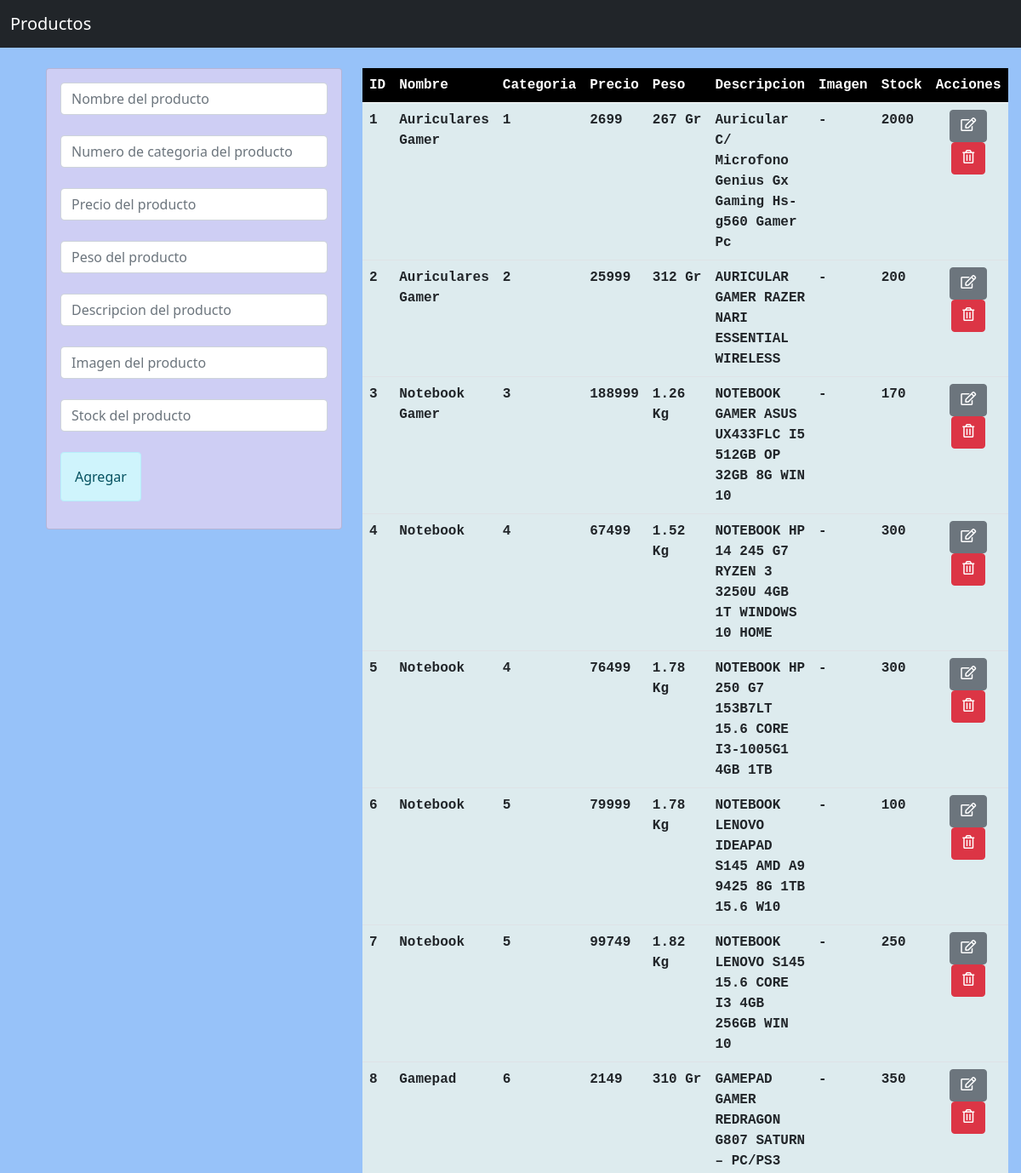
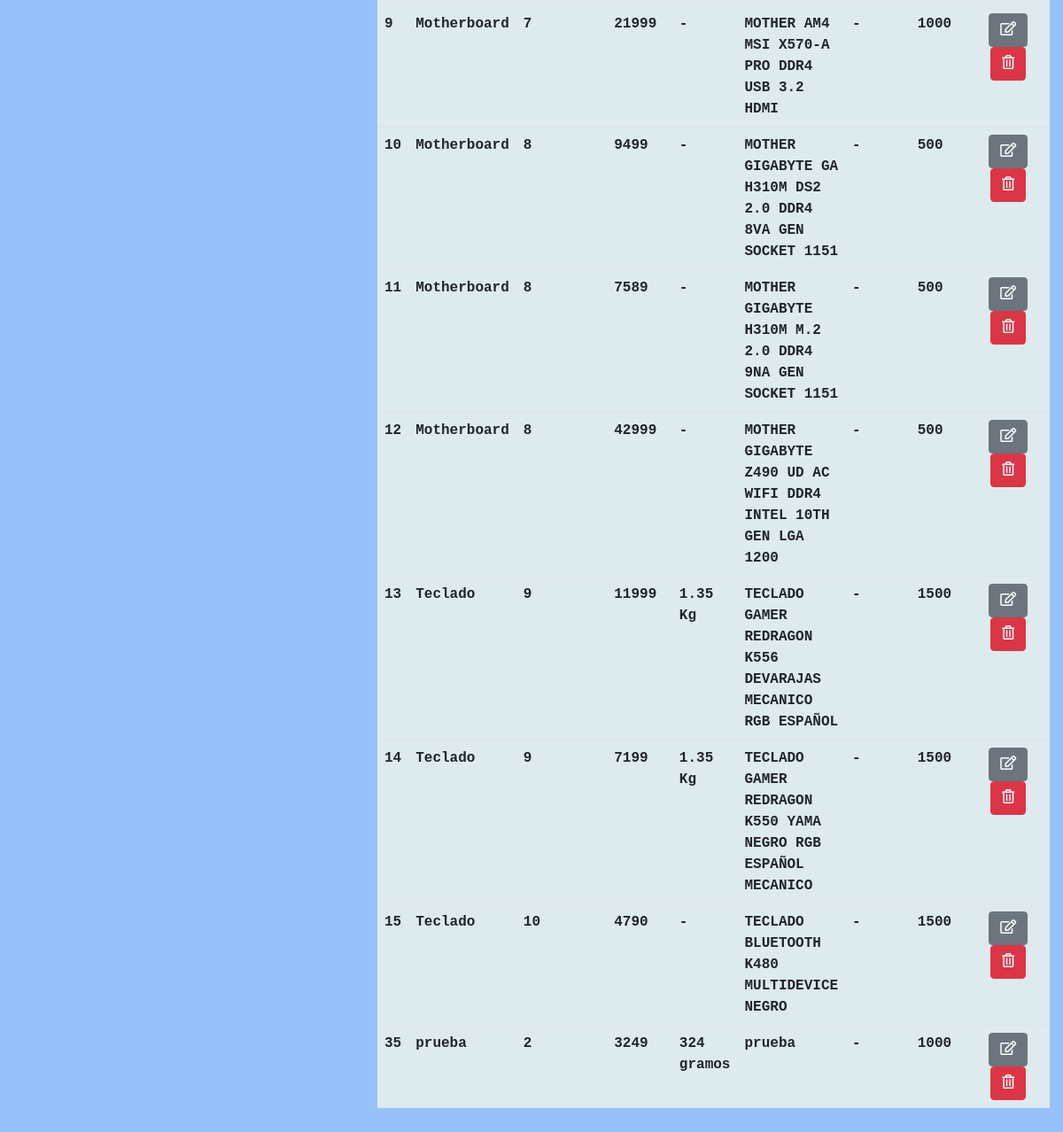
Screenshot of /Inicio/index/productos/productos.php with the database file from the repository (2 pictures, top to bottom).
### tables this page shows
CREATE TABLE `productos` (
  `productosID` int(11) NOT NULL,
  `nombre` varchar(50) NOT NULL,
  `categoria_id` int(11) NOT NULL,
  `precio` int(11) NOT NULL,
  `peso` varchar(50) DEFAULT NULL,
  `descripcion` varchar(100) NOT NULL,
  `imagen` varchar(10) DEFAULT NULL,
  `stock` int(11) NOT NULL
);

### Inicio/index/productos/productos.php (the view, shortened to what this page needs)
<?php  include("base.php") ?>
<?php  include("includes/header.php") ?>
<div class="container p-4">
    <div class="row">
        <div class="col-md-4" >
            <div class="card card-body" style="background:#CECEF4">
                <form action="Guardar.php" method="POST">
                    <div class="form-group">
                        <input type="text" name="nombre" class="form-control" placeholder="Nombre del producto"
                        autofocus>
                        <br>
                        <input type="number" name="categoria" class="form-control" placeholder="Numero de categoria del producto"
                        autofocus>
                        <br>
                        <input type="text" name="precio" class="form-control" placeholder="Precio del producto"
                        autofocus>
                        <br>
                        <input type="text" name="peso" class="form-control" placeholder="Peso del producto"
                        autofocus>
                        <br>
                        <input type="text" name="descripcion" class="form-control" placeholder="Descripcion del producto"
                        autofocus>
                        <br>
                        <input type="text" name="imagen" class="form-control" placeholder="Imagen del producto"
                        autofocus>
                        <br>
                        <input type="text" name="stock" class="form-control" placeholder="Stock del producto"
                        autofocus>
                        <br>
                    </div>
                    <div class="form-group">
                        <input type="submit" name="envio" class="alert alert-info" value="Agregar">
                    </div>
                </form>
            </div>
        </div>
        <div class="col-md-6">
        <FONT FACE="courier new">
                <table class="table">
                    <thead class="thead-dark">
                        <tr style="background-color: black; color: #FFFFFF">
                            <th scope="col">ID</th>
                            <th scope="col">Nombre</th>
                            <th scope="col">Categoria</th>
                            <th scope="col">Precio</th>
                            <th scope="col">Peso</th>
                            <th scope="col">Descripcion</th>
                            <th scope="col">Imagen</th>
                            <th scope="col">Stock</th>
                            <th scope="col">Acciones</th>
                        </tr>
                    </thead>
                    <tbody class="fondo">
                        <?php
                        $traer = "SELECT * FROM productos";
                        $all_products = mysqli_query($DB, $traer);
                        while($row = mysqli_fetch_array($all_products)){?>
                        <tr>
                            <td>
                                <?php
                                echo $row['productosID'];
                                ?>
                            </td>
                            <td>
                            <?php
                                echo $row['nombre'];
                            ?>
                            </td>
                            <td>
                            <?php
                                echo $row['categoria_id'];
                                ?>
                            </td>
                            <td>
                            <?php
                                echo $row['precio'];
                                ?>
                            </td>
                            <td>
                            <?php
                                echo $row['peso'];
                                ?>
                            </td>
                            <td>
                            <?php
                                echo $row['descripcion'];
                                ?>
                            </td>
                            <td>
                            <?php
                                echo $row['imagen'];
                                ?>
                            </td>
                            <td>
                            <?php
                                echo $row['stock'];
                                ?>
                            </td>
                            <td>
                                <center>
                                <a href="Editar.php?productosID=<?php echo $row['productosID'] ?>" class="btn btn-secondary"><i class="far fa-edit"></i></a>
                                <a href="Borrar.php?productosID=<?php echo $row['productosID'] ?>" class="btn btn-danger"><i class="far fa-trash-alt"></i></a>
                                </center>
                            </td>
                        </tr>
                        <?php } ?>
                    </tbody>
                </table>
                </FONT>
        </div>
    </div>
</div>
<?php  include("includes/footer.php") ?>

### Inicio/index/productos/style.css (style rules this page uses)
body { background-image: url("https://encrypted-tbn0.gstatic.com/images?q=tbn:ANd9GcSYZEdjsR7e1v1V2gOzPx6lwNFlYJYQzZrPh7ffMTjICuzx2o3gKV7u1Rc8ux58iiOonHg&usqp=CAU"); background-size: cover; width: 100%; height: 100vh; }
.fondo { background-color: #DDEBEE; font-weight: bolder; }

### rows the page displays
productos: productosID "1", nombre "Auriculares Gamer", categoria "1", precio "2699", peso "267 Gr", descripcion "Auricular C/ Microfono Genius Gx Gaming Hs-g560 Gamer Pc", imagen "-", stock "2000"
productos: productosID "2", nombre "Auriculares Gamer", categoria "2", precio "25999", peso "312 Gr", descripcion "AURICULAR GAMER RAZER NARI ESSENTIAL WIRELESS", imagen "-", stock "200"
productos: productosID "3", nombre "Notebook Gamer", categoria "3", precio "188999", peso "1.26 Kg", descripcion "NOTEBOOK GAMER ASUS UX433FLC I5 512GB OP 32GB 8G WIN 10", imagen "-", stock "170"
productos: productosID "4", nombre "Notebook", categoria "4", precio "67499", peso "1.52 Kg", descripcion "NOTEBOOK HP 14 245 G7 RYZEN 3 3250U 4GB 1T WINDOWS 10 HOME", imagen "-", stock "300"
productos: productosID "5", nombre "Notebook", categoria "4", precio "76499", peso "1.78 Kg", descripcion "NOTEBOOK HP 250 G7 153B7LT 15.6 CORE I3-1005G1 4GB 1TB", imagen "-", stock "300"
productos: productosID "6", nombre "Notebook", categoria "5", precio "79999", peso "1.78 Kg", descripcion "NOTEBOOK LENOVO IDEAPAD S145 AMD A9 9425 8G 1TB 15.6 W10", imagen "-", stock "100"
productos: productosID "7", nombre "Notebook", categoria "5", precio "99749", peso "1.82 Kg", descripcion "NOTEBOOK LENOVO S145 15.6 CORE I3 4GB 256GB WIN 10", imagen "-", stock "250"
productos: productosID "8", nombre "Gamepad", categoria "6", precio "2149", peso "310 Gr", descripcion "GAMEPAD GAMER REDRAGON G807 SATURN – PC/PS3", imagen "-", stock "350"
productos: productosID "9", nombre "Motherboard", categoria "7", precio "21999", peso "-", descripcion "MOTHER AM4 MSI X570-A PRO DDR4 USB 3.2 HDMI", imagen "-", stock "1000"
productos: productosID "10", nombre "Motherboard", categoria "8", precio "9499", peso "-", descripcion "MOTHER GIGABYTE GA H310M DS2 2.0 DDR4 8VA GEN SOCKET 1151", imagen "-", stock "500"
productos: productosID "11", nombre "Motherboard", categoria "8", precio "7589", peso "-", descripcion "MOTHER GIGABYTE H310M M.2 2.0 DDR4 9NA GEN SOCKET 1151", imagen "-", stock "500"
productos: productosID "12", nombre "Motherboard", categoria "8", precio "42999", peso "-", descripcion "MOTHER GIGABYTE Z490 UD AC WIFI DDR4 INTEL 10TH GEN LGA 1200", imagen "-", stock "500"
productos: productosID "13", nombre "Teclado", categoria "9", precio "11999", peso "1.35 Kg", descripcion "TECLADO GAMER REDRAGON K556 DEVARAJAS MECANICO RGB ESPAÑOL", imagen "-", stock "1500"
productos: productosID "14", nombre "Teclado", categoria "9", precio "7199", peso "1.35 Kg", descripcion "TECLADO GAMER REDRAGON K550 YAMA NEGRO RGB ESPAÑOL MECANICO", imagen "-", stock "1500"
productos: productosID "15", nombre "Teclado", categoria "10", precio "4790", peso "-", descripcion "TECLADO BLUETOOTH K480 MULTIDEVICE NEGRO", imagen "-", stock "1500"
productos: productosID "35", nombre "prueba", categoria "2", precio "3249", peso "324 gramos", descripcion "prueba", imagen "-", stock "1000"
